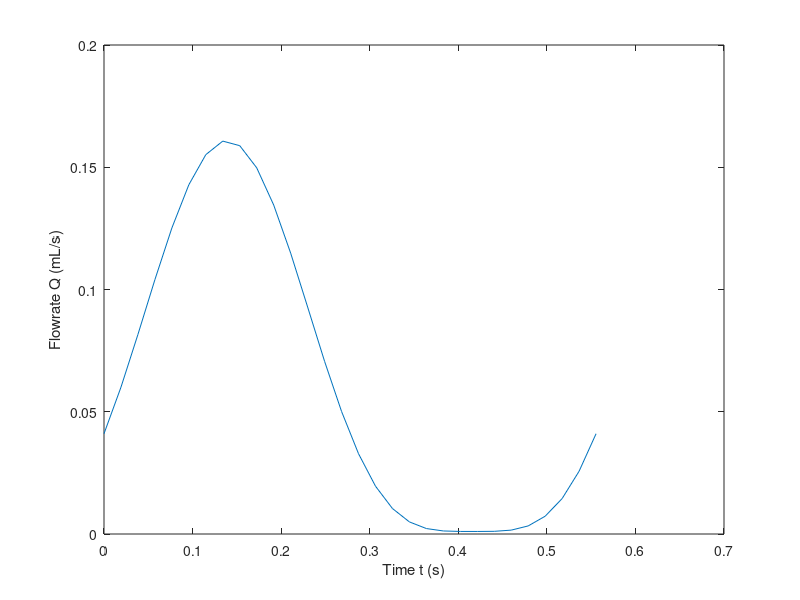

This chart was generated by the following MATLAB code:
clc; clear; close all;

t = linspace(0,200/120/3,30);
beta = 2.65; % parameter that determines the pulsatility
Nr = 3; % number of rollers
Q_bar = 3.62/60; % average flow rate in mL/s
f = 120*1.8/360; % frequency of pulse revolutions/s
p = 2;   % shape parameter

s = (1 + sin(2*pi*Nr*f*t))/2;
sp = s.^p;

A = beta*Q_bar;   % pulsation amplitude scale
Q = Q_bar + A*(sp - mean(sp));

figure;
plot(t,Q)
xlabel("Time t (s)")
ylabel("Flowrate Q (mL/s)")

% Write to .flow file
filename = 'pulsatile.flow';
fid = fopen(filename, 'w');

if fid == -1
    error('Could not open file for writing.');
end

for i = 1:length(t)
    fprintf(fid, '%.6f %.12e\n', t(i), Q(i));
end

fclose(fid);

disp(['Flow file written to: ', filename]);

% Write to .flow file
filename = 'pressure.flow';
fid = fopen(filename, 'w');

if fid == -1
    error('Could not open file for writing.');
end

for i = 1:length(t)
    fprintf(fid, '%.2f %.12e\n', t(i), 0.0);
end

fclose(fid);

disp(['Flow file written to: ', filename]);
